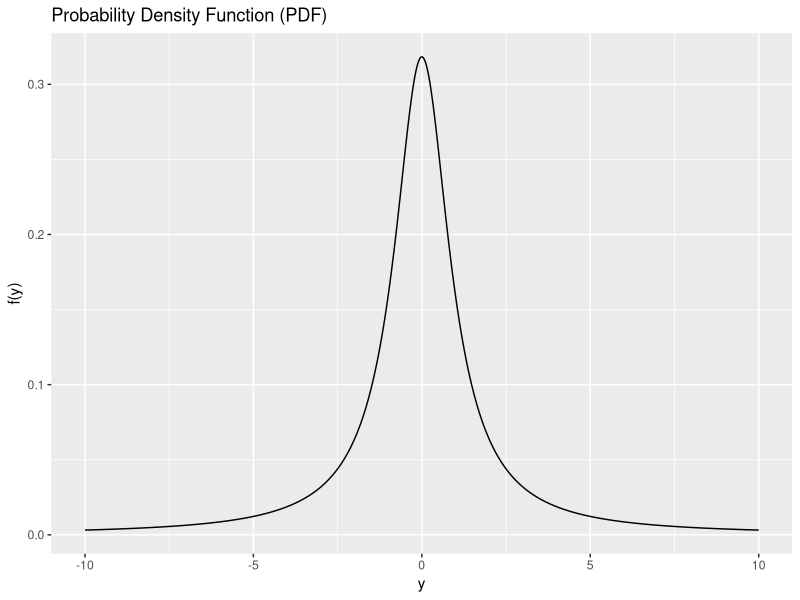

Generate this figure with R:
library(ggplot2)

# Define the PDF function
pdf_function <- function(y) {
  return(1 / (pi * (1 + y^2)))
}

# Create a range of y values
y_values <- seq(-10, 10, length.out = 1000)

# Calculate the corresponding PDF values
pdf_values <- pdf_function(y_values)

# Create a data frame for plotting
df <- data.frame(y = y_values, f_y = pdf_values)

# Create the plot
ggplot(df, aes(x = y, y = f_y)) +
  geom_line() +
  labs(x = "y", y = "f(y)", title = "Probability Density Function (PDF)") 
# "aes" = "aesthetic mapping" (x and y axis)
# "labs" = Axistitle anddiagram title
